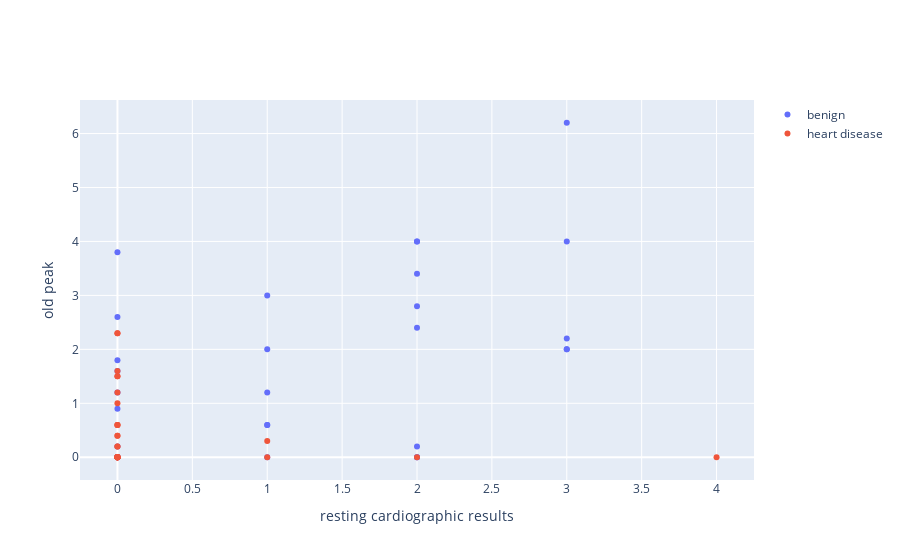

Notebook source saved alongside this figure:
### Code cell
fig

### Figure 1 — Plotly figure (JSON) as saved in the notebook; plotly's stock layout.template omitted (floating-point values rounded to 4 significant figures)
{"data": [{"hovertext": [0.003858, 0.08326, 0.007706, 0.03162, 0.003802, 0.01378, 0.004062, 0.08562, 0.7996, 0.2801, 0.2796, 0.9457, 0.01218, 0.8045, 0.01847, 0.004724, 0.04928, 0.2823, 0.6981, 0.04722, 0.002398, 0.7628, 0.8863, 0.3101, 0.7127, 0.7851, 0.9068, 0.02405, 0.7566, 0.02646], "mode": "markers", "name": "benign", "type": "scatter", "x": [3, 2, 2, 0, 2, 0, 2, 3, 2, 0, 3, 1, 3, 0, 2, 3, 0, 2, 0, 1, 2, 0, 0, 1, 0, 1, 0, 1, 0, 1], "y": [6.2, 0, 2.4, 2.6, 4, 1.6, 2.8, 2, 0, 1.8, 2, 0, 4, 0.2, 3.4, 2.2, 0.9, 0.2, 0, 1.2, 4, 0, 0, 2, 0, 0.6, 1.2, 3, 3.8, 0.6]}, {"hovertext": [0.753, 0.6841, 0.9896, 0.3569, 0.9907, 0.4739, 0.9829, 0.7868, 0.9812, 0.9859, 0.7609, 0.9844, 0.904, 0.993, 0.9546, 0.8643, 0.7843, 0.7912, 0.4764, 0.08739, 0.06137, 0.953, 0.2213, 0.7896, 0.9453, 0.9553, 0.703, 0.9936, 0.9848, 0.7779, 0.4989], "mode": "markers", "name": "heart disease", "type": "scatter", "x": [0, 0, 0, 0, 0, 0, 0, 0, 1, 0, 4, 0, 0, 0, 0, 0, 0, 1, 0, 0, 0, 2, 0, 0, 0, 0, 0, 0, 0, 0, 0], "y": [0, 0, 0, 0.4, 0, 1.5, 0.2, 0.4, 0.3, 0, 0, 0, 0.6, 0, 0, 0.6, 1.2, 0, 0, 2.3, 0, 0, 1.5, 0.6, 0.2, 0, 1, 0, 1.6, 2.3, 0]}], "layout": {"autosize": true, "xaxis": {"autorange": true, "range": [-0.2734, 4.273], "title": {"text": "resting cardiographic results"}, "type": "linear"}, "yaxis": {"autorange": true, "range": [-0.4541, 6.654], "title": {"text": "old peak"}, "type": "linear"}}}
